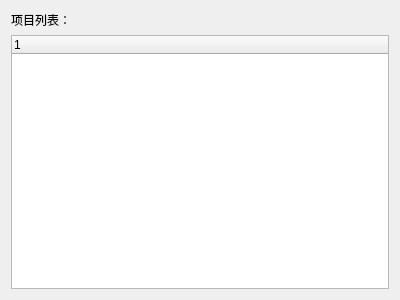
<?xml version="1.0" encoding="UTF-8"?>
<ui version="4.0">
 <class>ProTree</class>
 <widget class="QDialog" name="ProTree">
  <property name="geometry">
   <rect>
    <x>0</x>
    <y>0</y>
    <width>400</width>
    <height>300</height>
   </rect>
  </property>
  <property name="windowTitle">
   <string>Dialog</string>
  </property>
  <layout class="QVBoxLayout" name="verticalLayout_2">
   <item>
    <layout class="QVBoxLayout" name="verticalLayout" stretch="1,20">
     <item>
      <widget class="QLabel" name="label_pro">
       <property name="text">
        <string>项目列表：</string>
       </property>
      </widget>
     </item>
     <item>
      <widget class="ProTreeWidget" name="treeWidget">
       <column>
        <property name="text">
         <string/>
        </property>
       </column>
      </widget>
     </item>
    </layout>
   </item>
  </layout>
 </widget>
 <customwidgets>
  <customwidget>
   <class>ProTreeWidget</class>
   <extends>QTreeWidget</extends>
   <header location="global">protreewidget.h</header>
  </customwidget>
 </customwidgets>
 <resources/>
 <connections/>
</ui>
